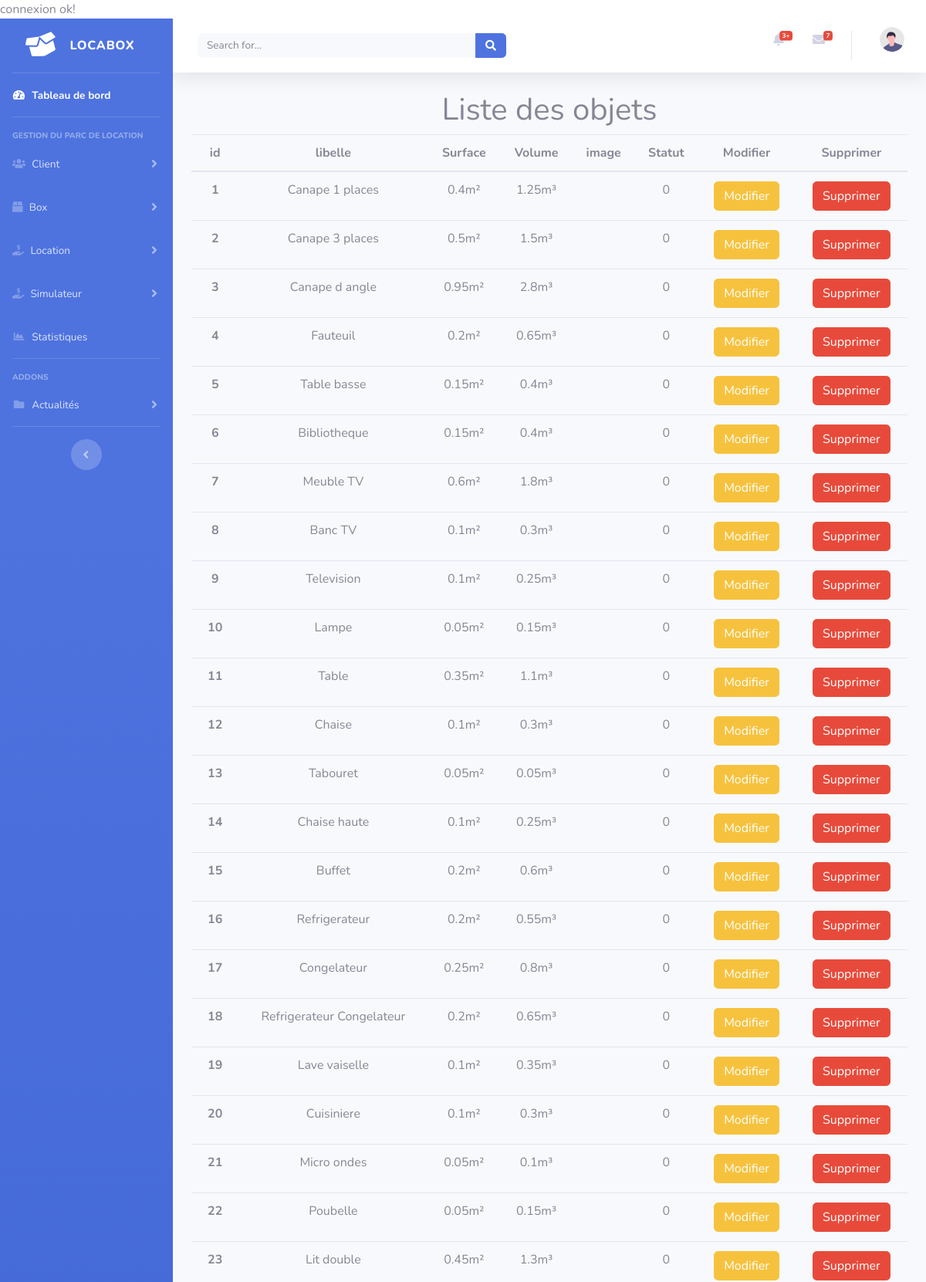
Screenshot of /admin/simulateur/index.php (upper part) with the database file from the repository.
### tables this page shows
CREATE TABLE IF NOT EXISTS `objet` (
  `id` int NOT NULL AUTO_INCREMENT,
  `libelle` varchar(255) NOT NULL,
  `surface` double NOT NULL,
  `volume` double NOT NULL,
  `image` varchar(255) DEFAULT NULL,
  `statut` tinyint(1) NOT NULL,
  PRIMARY KEY (`id`)
);

### admin/simulateur/index.php (the view, shortened to what this page needs)
<?php
include '../config/bdd.php';
include '../inc/inc.php';
include '../inc/sidebar.php';
include '../inc/topbar.php';
$sql= "SELECT * FROM objet WHERE statut=0 ";
$requete=$bdd->prepare($sql);
$requete->execute();
$objet = $requete->fetchAll(PDO::FETCH_ASSOC);
?>
  </head>
  <body>
    <h1 class="text-center">Liste des objets</h1>
    <table class="table text-center">
  <thead>
    <tr>
      <th scope="col">id</th>
      <th scope="col">libelle</th>
      <th scope="col">Surface</th>
      <th scope="col">Volume</th>
      <th scope="col">image</th>
      <th scope="col">Statut</th>
      <th scope="col">Modifier</th>
      <th scope="col">Supprimer</th>
    </tr>
  </thead>
  <?php foreach ($objet as $obje): ?>
                <tr>
                    <th scope="row"><?php echo $obje['id'] ?></th>
                    <td><?php echo $obje['libelle'] ?></td>
                    <td><?php echo $obje['surface'] ?>m²</td>
                    <td><?php echo $obje['volume'] ?>m³</td>
                    <td><?php echo $obje['image']  ?></td>
                    <td><?php echo $obje['statut']  ?></td>
                    <td> <a class="btn btn-warning" href="update.php?modifobjet=<?=  $obje['id']  ?>  ">Modifier</td>
                    <td> <a class="btn btn-danger" href="action.php?supprobjet=<?=  $obje['id']  ?>  ">Supprimer</td>
                </tr>
            <?php endforeach; ?>
</table>
<?php
include '../inc/footer.php';
include '../inc/bottom.php';
?>

### rows the page displays
objet: id "1", libelle "Canape 1 places", surface "0.4", volume "1.25", statut "0"
objet: id "2", libelle "Canape 3 places", surface "0.5", volume "1.5", statut "0"
objet: id "3", libelle "Canape d angle", surface "0.95", volume "2.8", statut "0"
objet: id "4", libelle "Fauteuil", surface "0.2", volume "0.65", statut "0"
objet: id "5", libelle "Table basse", surface "0.15", volume "0.4", statut "0"
objet: id "6", libelle "Bibliotheque", surface "0.15", volume "0.4", statut "0"
objet: id "7", libelle "Meuble TV", surface "0.6", volume "1.8", statut "0"
objet: id "8", libelle "Banc TV", surface "0.1", volume "0.3", statut "0"
objet: id "9", libelle "Television", surface "0.1", volume "0.25", statut "0"
objet: id "10", libelle "Lampe", surface "0.05", volume "0.15", statut "0"
objet: id "11", libelle "Table", surface "0.35", volume "1.1", statut "0"
objet: id "12", libelle "Chaise", surface "0.1", volume "0.3", statut "0"
objet: id "13", libelle "Tabouret", surface "0.05", volume "0.05", statut "0"
objet: id "14", libelle "Chaise haute", surface "0.1", volume "0.25", statut "0"
objet: id "15", libelle "Buffet", surface "0.2", volume "0.6", statut "0"
objet: id "16", libelle "Refrigerateur", surface "0.2", volume "0.55", statut "0"
objet: id "17", libelle "Congelateur", surface "0.25", volume "0.8", statut "0"
objet: id "18", libelle "Refrigerateur Congelateur", surface "0.2", volume "0.65", statut "0"
objet: id "19", libelle "Lave vaiselle", surface "0.1", volume "0.35", statut "0"
objet: id "20", libelle "Cuisiniere", surface "0.1", volume "0.3", statut "0"
objet: id "21", libelle "Micro ondes", surface "0.05", volume "0.1", statut "0"
objet: id "22", libelle "Poubelle", surface "0.05", volume "0.15", statut "0"
objet: id "23", libelle "Lit double", surface "0.45", volume "1.3", statut "0"
